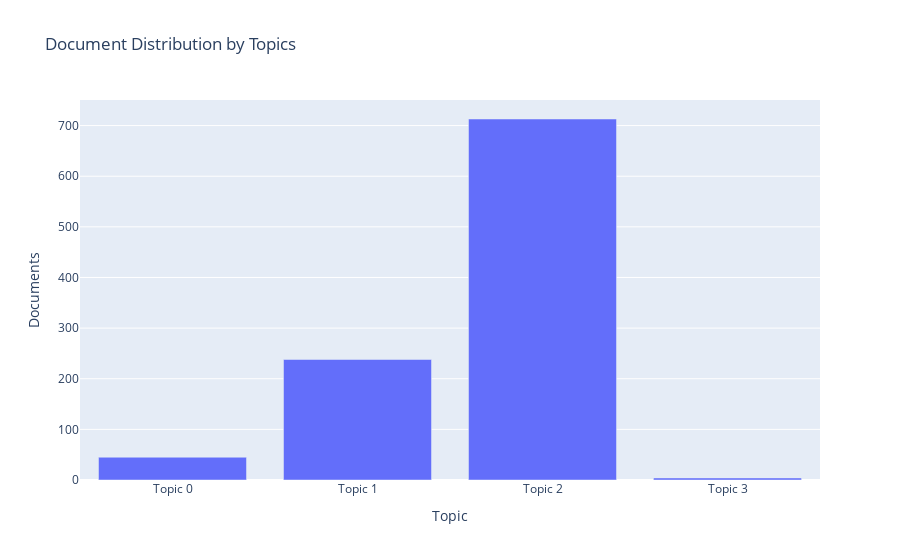

This figure's notebook cell:
### Code cell
plot_model(lda, plot = 'topic_distribution')

### Figure 1 — Plotly figure (JSON) as saved in the notebook; plotly's stock layout.template omitted (floating-point values rounded to 4 significant figures)
{"data": [{"alignmentgroup": "True", "customdata": [["loan, farmer, also, farm, rice, use, small, land, area, many"], ["business, sell, loan, year, product, work, home, help, make, use"], ["business, loan, child, year, sell, school, buy, family, able, old"], ["water, high, computer, milk, must, problem, bag, economy, come, banana"]], "hoverlabel": {"namelength": 0}, "hovertemplate": "Topic=%{x}<br>Documents=%{y}<br>Keyword=%{customdata[0]}", "legendgroup": "", "marker": {"color": "#636efa"}, "name": "", "offsetgroup": "", "orientation": "v", "showlegend": false, "textposition": "auto", "type": "bar", "x": ["Topic 0", "Topic 1", "Topic 2", "Topic 3"], "xaxis": "x", "y": [45, 238, 713, 4], "yaxis": "y"}], "layout": {"barmode": "relative", "legend": {"tracegroupgap": 0}, "title": {"text": "Document Distribution by Topics"}, "xaxis": {"anchor": "y", "domain": [0, 1], "title": {"text": "Topic"}}, "yaxis": {"anchor": "x", "domain": [0, 1], "title": {"text": "Documents"}}}}
